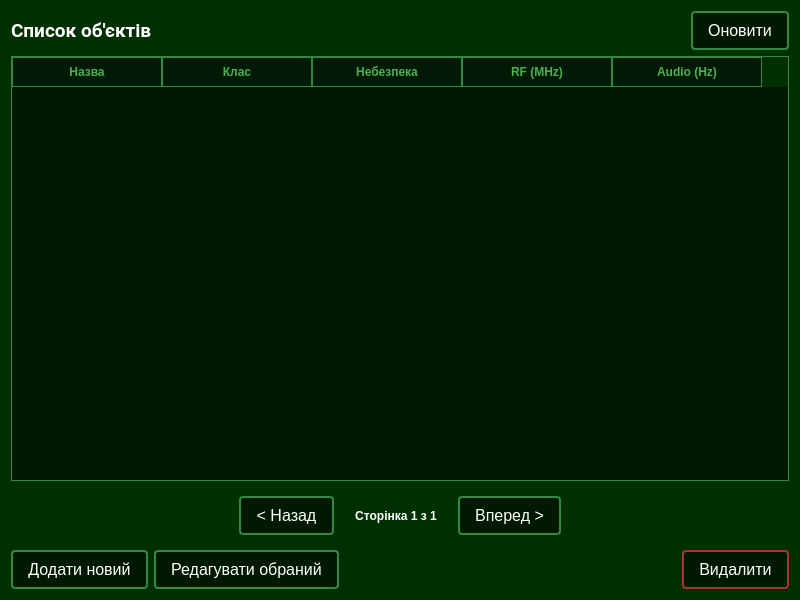
<?xml version="1.0" encoding="UTF-8"?>
<ui version="4.0">
 <class>ObjectManager</class>
 <widget class="QWidget" name="ObjectManager">
  <property name="geometry">
   <rect>
    <x>0</x>
    <y>0</y>
    <width>800</width>
    <height>600</height>
   </rect>
  </property>
  <property name="windowTitle">
   <string>База об'єктів детекції</string>
  </property>
  <property name="styleSheet">
   <string notr="true">QWidget {
	background-color: #002f00;
	color: #ffffff;
	font-family: 'Roboto';
}

/* Таблиця */
QTableWidget {
	background-color: rgba(0, 10, 0, 0.6);
	gridline-color: #328844;
	border: 1px solid #328844;
	font-size: 16px;
}
QTableWidget::item {
	padding: 5px;
}
QTableWidget::item:selected {
	background-color: #328844;
	color: #ffffff;
}
QHeaderView::section {
	background-color: #001a05;
	color: #4CAF50;
	padding: 5px;
	border: 1px solid #328844;
	font-weight: bold;
}

/* Кнопки */
QPushButton {
	background-color: rgba(0, 20, 0, 0.8);
	border: 2px solid #328844;
	color: #ffffff;
	font-size: 16px;
	padding: 8px 15px;
	border-radius: 4px;
}
QPushButton:hover {
	background-color: #328844;
	color: #000;
}
QPushButton:pressed {
	background-color: #4CAF50;
}
QPushButton:disabled {
    background-color: rgba(50, 50, 50, 0.5);
    border-color: #555;
    color: #888;
}

QPushButton#btnDelete {
	border-color: #aa3333;
}
QPushButton#btnDelete:hover {
	background-color: #aa3333;
}</string>
  </property>
  <layout class="QVBoxLayout" name="verticalLayout">
   <item>
    <layout class="QHBoxLayout" name="horizontalLayout_Top">
     <item>
      <widget class="QLabel" name="label">
       <property name="font">
        <font>
         <family>Roboto</family>
         <pointsize>14</pointsize>
         <bold>true</bold>
        </font>
       </property>
       <property name="text">
        <string>Список об'єктів</string>
       </property>
      </widget>
     </item>
     <item>
      <spacer name="horizontalSpacer">
       <property name="orientation">
        <enum>Qt::Orientation::Horizontal</enum>
       </property>
       <property name="sizeHint" stdset="0">
        <size>
         <width>40</width>
         <height>20</height>
        </size>
       </property>
      </spacer>
     </item>
     <item>
      <widget class="QPushButton" name="btnRefresh">
       <property name="text">
        <string>Оновити</string>
       </property>
      </widget>
     </item>
    </layout>
   </item>
   <item>
    <widget class="QTableWidget" name="tableWidget">
     <property name="selectionMode">
      <enum>QAbstractItemView::SelectionMode::SingleSelection</enum>
     </property>
     <property name="selectionBehavior">
      <enum>QAbstractItemView::SelectionBehavior::SelectRows</enum>
     </property>
     <property name="sortingEnabled">
      <bool>false</bool>
     </property>
     <attribute name="horizontalHeaderDefaultSectionSize">
      <number>150</number>
     </attribute>
     <column>
      <property name="text">
       <string>Назва</string>
      </property>
     </column>
     <column>
      <property name="text">
       <string>Клас</string>
      </property>
     </column>
     <column>
      <property name="text">
       <string>Небезпека</string>
      </property>
     </column>
     <column>
      <property name="text">
       <string>RF (MHz)</string>
      </property>
     </column>
     <column>
      <property name="text">
       <string>Audio (Hz)</string>
      </property>
     </column>
    </widget>
   </item>
   <item>
    <widget class="QFrame" name="framePagination">
     <layout class="QHBoxLayout" name="horizontalLayout_Page">
      <property name="leftMargin">
       <number>0</number>
      </property>
      <property name="rightMargin">
       <number>0</number>
      </property>
      <item>
       <spacer name="horizontalSpacer_3">
        <property name="orientation">
         <enum>Qt::Orientation::Horizontal</enum>
        </property>
        <property name="sizeHint" stdset="0">
         <size>
          <width>0</width>
          <height>0</height>
         </size>
        </property>
       </spacer>
      </item>
      <item>
       <widget class="QPushButton" name="btnPrevPage">
        <property name="text">
         <string>&lt; Назад</string>
        </property>
       </widget>
      </item>
      <item>
       <widget class="QLabel" name="lblPageInfo">
        <property name="styleSheet">
         <string>font-weight: bold; margin: 0 15px;</string>
        </property>
        <property name="text">
         <string>Сторінка 1 з 1</string>
        </property>
        <property name="alignment">
         <set>Qt::AlignmentFlag::AlignCenter</set>
        </property>
       </widget>
      </item>
      <item>
       <widget class="QPushButton" name="btnNextPage">
        <property name="text">
         <string>Вперед &gt;</string>
        </property>
       </widget>
      </item>
      <item>
       <spacer name="horizontalSpacer_4">
        <property name="orientation">
         <enum>Qt::Orientation::Horizontal</enum>
        </property>
        <property name="sizeHint" stdset="0">
         <size>
          <width>0</width>
          <height>0</height>
         </size>
        </property>
       </spacer>
      </item>
     </layout>
    </widget>
   </item>
   <item>
    <layout class="QHBoxLayout" name="horizontalLayout_Bottom">
     <item>
      <widget class="QPushButton" name="btnAdd">
       <property name="text">
        <string>Додати новий</string>
       </property>
      </widget>
     </item>
     <item>
      <widget class="QPushButton" name="btnEdit">
       <property name="text">
        <string>Редагувати обраний</string>
       </property>
      </widget>
     </item>
     <item>
      <spacer name="horizontalSpacer_2">
       <property name="orientation">
        <enum>Qt::Orientation::Horizontal</enum>
       </property>
       <property name="sizeHint" stdset="0">
        <size>
         <width>40</width>
         <height>20</height>
        </size>
       </property>
      </spacer>
     </item>
     <item>
      <widget class="QPushButton" name="btnDelete">
       <property name="text">
        <string>Видалити</string>
       </property>
      </widget>
     </item>
    </layout>
   </item>
  </layout>
 </widget>
 <resources/>
 <connections/>
</ui>
